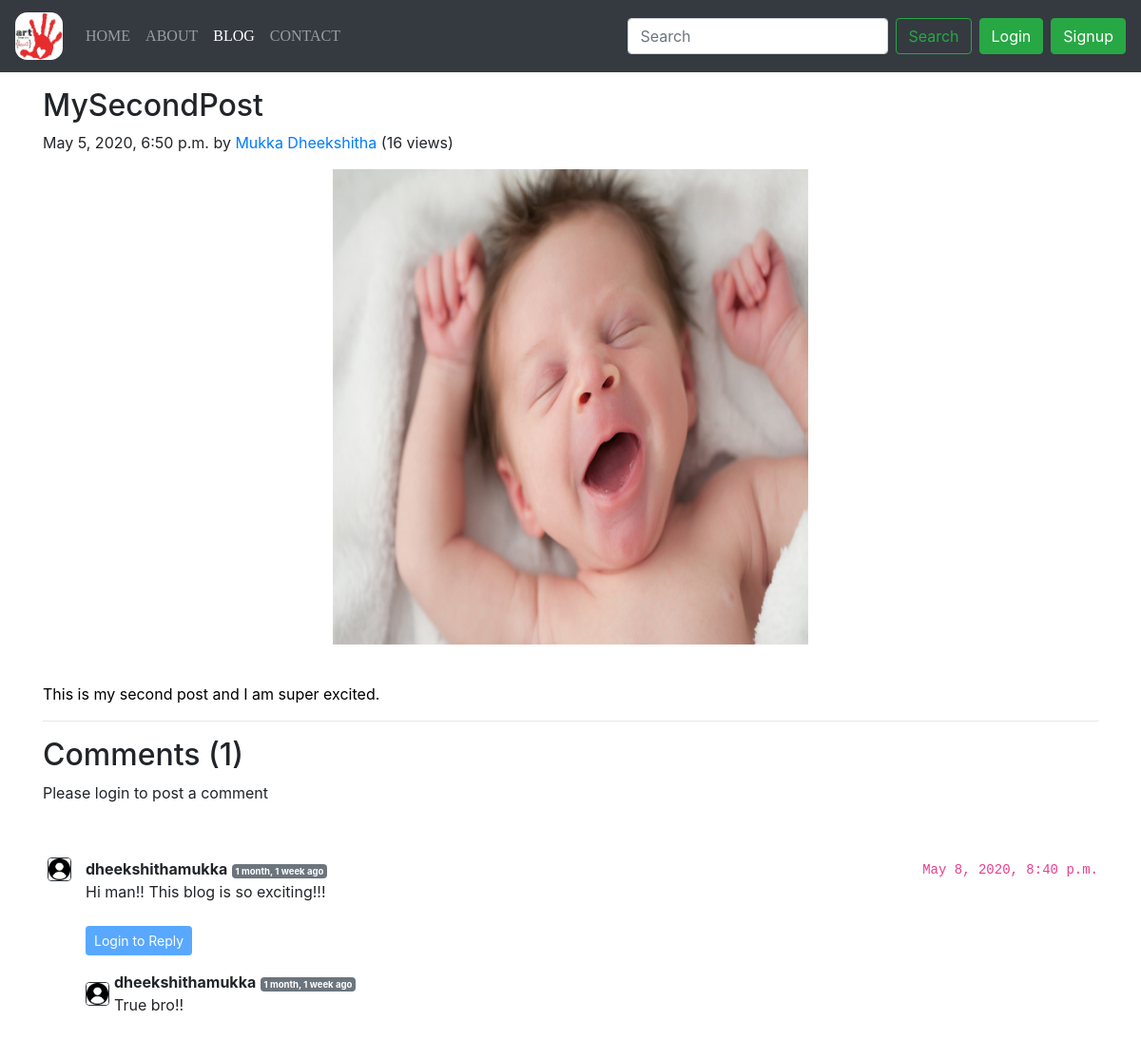
The page /blog/second-post on the database its author committed.
### blog/models.py (models this page shows, shortened)
class Post(models.Model):
    sno = models.AutoField(primary_key=True)
    title = models.CharField(max_length=255)
    content = models.TextField()
    author = models.CharField(max_length=100)
    slug = models.CharField(max_length=130)
    views = models.IntegerField(default=0)
    timefield = models.DateTimeField(blank=True)
    image = models.ImageField(upload_to='blog/images', default="")

class BlogComment(models.Model):
    sno = models.AutoField(primary_key=True)
    comment = models.TextField()
    user = models.ForeignKey(User, on_delete=models.CASCADE)
    post = models.ForeignKey(Post, on_delete=models.CASCADE)
    parent = models.ForeignKey('self', on_delete=models.CASCADE, null=True)
    timestamp = models.DateTimeField(default=now)
    def __str__(self):
        return self.comment[0:13] + "..." + " by " + self.user.username

### blog/views.py (the view)
# urls.py: path('<str:slug>', views.blogPost, name='blogPost'),
def blogPost(request, slug):
    post = Post.objects.filter(slug=slug).first()
    post.views = post.views + 1
    post.save()
    comments = BlogComment.objects.filter(post=post, parent=None)
    replies = BlogComment.objects.filter(post=post).exclude(parent=None)
    replyDict={}
    for reply in replies:
        if reply.parent.sno not in replyDict.keys():
            replyDict[reply.parent.sno] = [reply]
        else:
            replyDict[reply.parent.sno].append(reply)
    print(replyDict)
    context = {'post': post, 'comments': comments, 'user': request.user, 'replyDict': replyDict}
    return render(request, 'blog/blogPost.html', context)

### blog/templatetags/extras.py (called while the page is built)
@register.filter(name='get_val')
def get_val(dict, key):
    return dict.get(key)

### templates/blog/blogPost.html (shortened to what this page needs)
{% extends 'base.html' %}
{% block blogactive %} active {% endblock blogactive %}
{% block body %}
{% load humanize %}
{% load extras %}
<div class="container my-3">
    <div class="blog-post">
        <h2 class="blog-post-title">{{post.title}}</h2>
        <p class="blog-post-meta">{{post.timefield}} by <a
                href="https://www.instagram.com/dheekshitha_art_from_heart/">{{post.author}}</a> (<span>{{post.views}} views</span>)</p>
        <center><img src="/media/{{post.image}}" width="500px" height="500px" /></center>
        <br>
        <p>{{post.content|safe}}</p>
        <hr>
    </div>
</div>
<div class="container">
    <h2>Comments ({{comments.count}})</h2>
    <div class="my-2">
        {% if user.is_authenticated %}
        <div class="card">
            <div class="card-header">
                Leave a comment:
            </div>
            <div class="card-body">
                <form action="/blog/postComment" method="POST">{% csrf_token %}
                    <div class="form-group">
                        <textarea rows="3" class="form-control" id="comment" aria-describedby="emailHelp"
                            name="comment"></textarea>
                    </div>
                    <input type="hidden" class="form-control" id="postSno" name="postSno" value="{{post.sno}}">
                    <input type="hidden" name="parentSno" value="">
                    <button type="submit" class="btn btn-primary">Submit</button>
                </form>
            </div>
        </div>
        {% else %}
        <p>Please login to post a comment</p>
        {% endif %}
    </div>
    <br>
    {% for comment in comments %}
    <div class="row my-3">
        <div style="margin-left: 20px;">
            <img class="rounded mx-auto d-block border border-dark"
                width="25px" height="25px">
        </div>
        <div class="col md-11 "><b>{{comment.user.username}}</b> <span class="badge badge-secondary"
                style="font-size: 0.6em">{{comment.timestamp | naturaltime}}</span>
            <div>{{comment.comment}}<br></div>
            <div style="margin-top: -49px; margin-left: 870px;float:right"><code>{{comment.timestamp}}</code></div>
            <div class="reply mx-0">
                {% if user.is_authenticated %}
                <br>
                <button class="btn btn-sm btn-primary" type="button" data-toggle="collapse"
                    data-target="#replyBox{{comment.sno}}" aria-expanded="false"
                    aria-controls="replyBox{{comment.sno}}">
                    Reply
                </button>
                <div class="collapse" id="replyBox{{comment.sno}}">
                    <br>
                    <div class="card">
                        <div class="card-header">
                            Leave a reply:
                        </div>
                        <div class="card-body">
                            <form action="/blog/postComment" method="POST">{% csrf_token %}
                                <div class="form-group">
                                    <textarea rows="3" class="form-control" id="comment" aria-describedby="emailHelp"
                                        name="comment"></textarea>
                                    <input type="hidden" name="parentSno" value="{{comment.sno}}">
                                </div>
                                <input type="hidden" class="form-control" id="postSno" name="postSno"
                                    value="{{post.sno}}">
                                <button type="submit" class="btn btn-primary">Submit</button>
                            </form>
                        </div>
                    </div>
                </div>
                {% else %}
                <br>
                <button class="btn btn-sm btn-primary" type="button" data-toggle="collapse"
                    data-target="#replyBox{{comment.sno}}" aria-expanded="false" aria-controls="replyBox{{comment.sno}}"
                    disabled>
                    Login to Reply
                </button>
                {% endif %}
            </div>
            <div class="replies my-2">
                {% for reply in replyDict|get_val:comment.sno %}
                <div style="margin-top: 12px; position: absolute;">
                    <img class="rounded mx-auto d-block border border-dark"
                        width="25px" height="25px">
                </div>
                <div class="col-md-12 my-3">
                    <div class="col md-11 "><b>{{reply.user.username}}</b> <span class="badge badge-secondary"
                            style="font-size: 0.6em">
                            {{reply.timestamp | naturaltime}}
                        </span>
                        <div>
                            {{reply.comment}}<br><br>
                        </div>
                    </div>
                    <br>
                </div>
                {% endfor %}
            </div>
        </div>
    </div>
    {% endfor %}
</div>
{% endblock body %}

### rows shown on the page
Post: title "MySecondPost", timefield "May 5, 2020, 6:50 p.m.", author "Mukka Dheekshitha", views "16", image (picture), content "This is my second post and I am super excited."
BlogComment: user.username "dheekshithamukka", timestamp "1 month, 1 week ago", comment "Hi man!! This blog is so exciting!!!", timestamp "May 8, 2020, 8:40 p.m."
BlogComment: user.username "dheekshithamukka", timestamp "1 month, 1 week ago", comment "True bro!!"

### other values the page prints
{{ comments.count }} "1"
